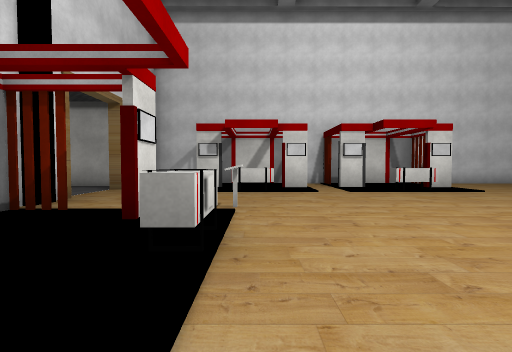
[1] (above)

17 first-person views from a walk through a Unity game level. The camera is 1.2 m above the floor, tilts 2° down and sees 85° across. The floor is counted in squares, 2 m on a side. Each view is taken from the middle of a square. On the plan, view 1 faces up. The plan holds only what a view shows up to about 9 squares ahead; the rest is blank. The place goes on beyond the plan. The player is left out. Some surface patterns are stand-ins.

[2]
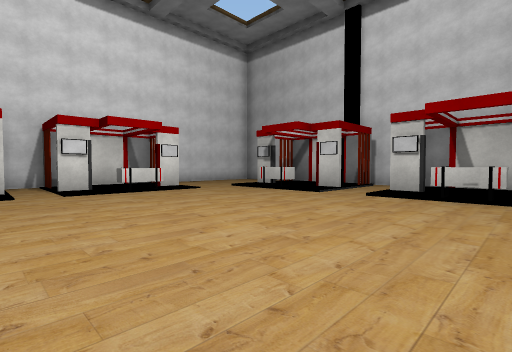

[3]
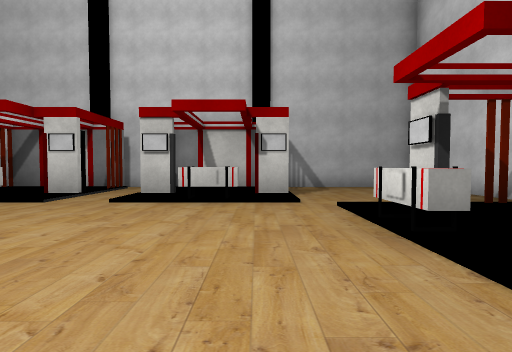

[4]
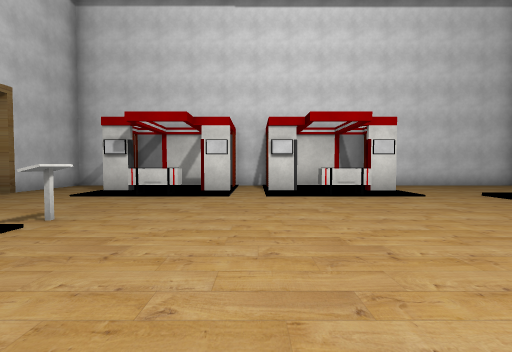

[5]
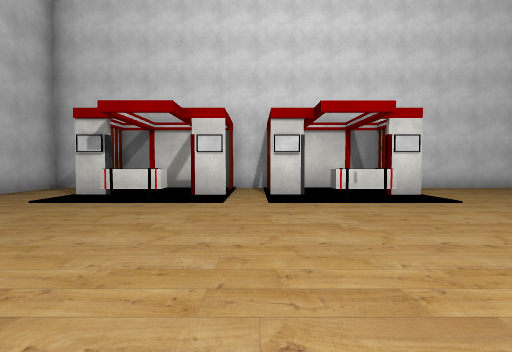

[6]
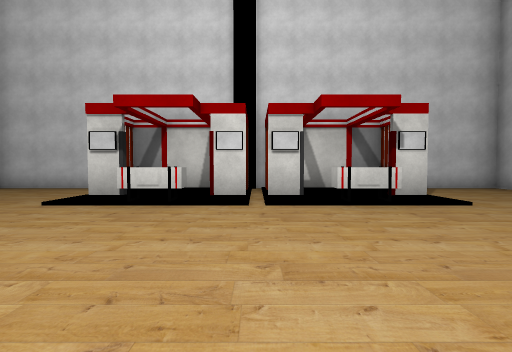

[7]
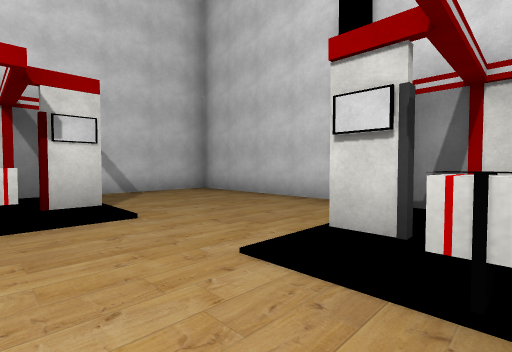

[8]
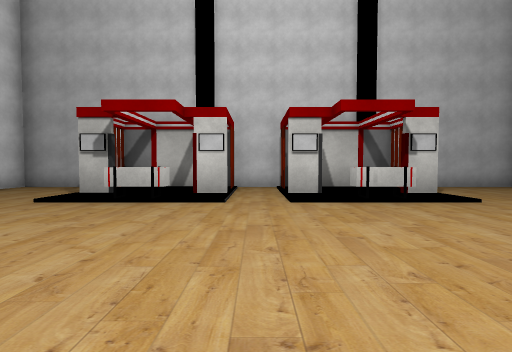

[9]
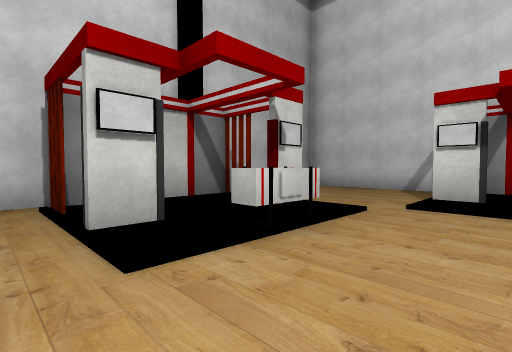

[10]
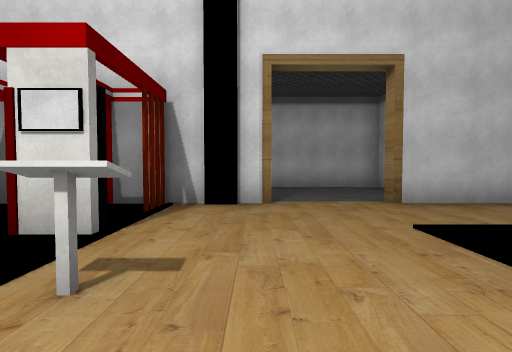

[11]
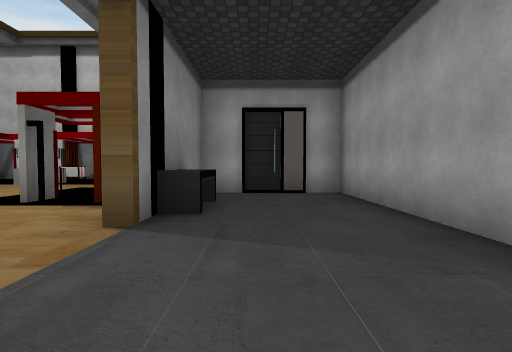

[12]
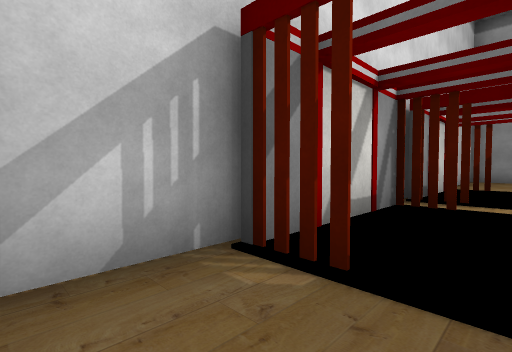

[13]
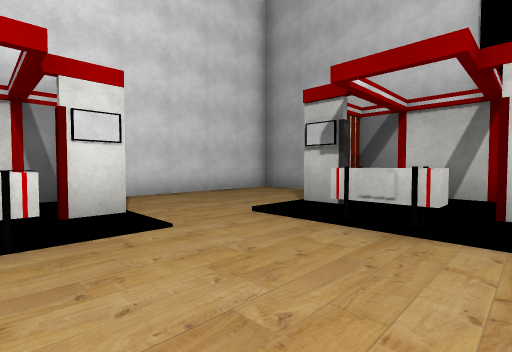

[14]
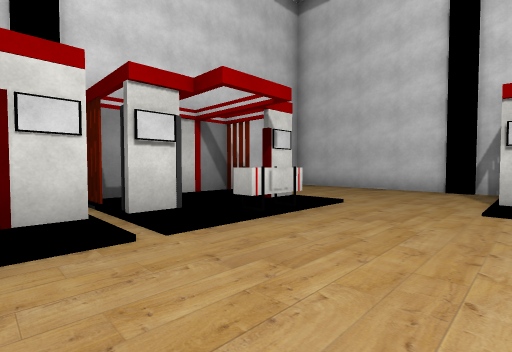

[15]
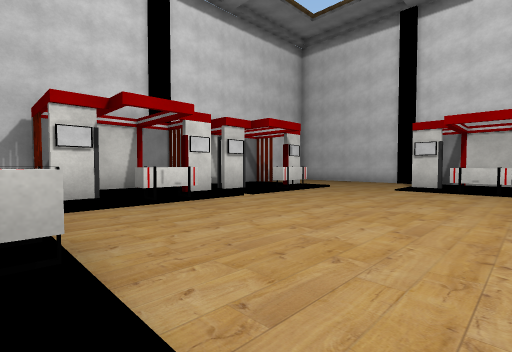

[16]
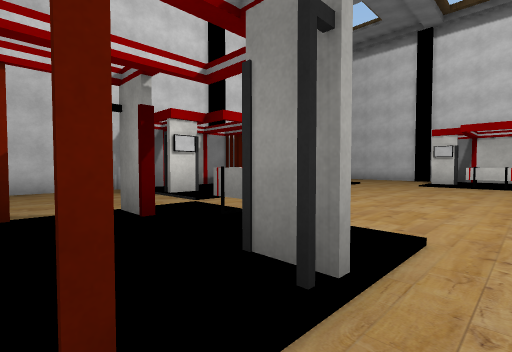

[17]
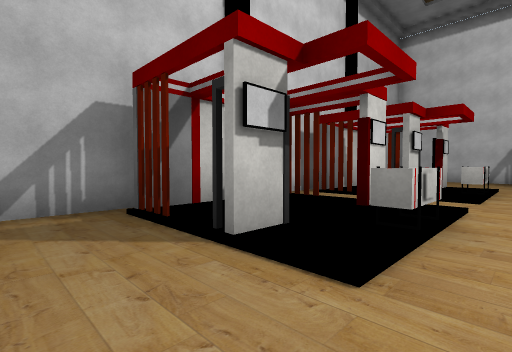

### Floor plan
Key: @ floor where view 1 was taken; # wall or solid block; x gap in a wall; . main floor; : floor 0.25 m higher than the main floor; = window, fence, low wall or low ledge; ^ raised ledge; O other object.
Columns run from 7 left of view 1 to 10 right of it. Each row starts with its distance up from view 1.
 10    ###############
  9 ####.#######O....#
  8 #..#..###.# O....#
  7 #......^...O....##
  6 #.............:O##
  5 #..#..........O ##
  4 #..#.#.O......####
  3 #..## #..........#
  2 #...# =........###
  1 #####.#.......=#
  0    #...@.......#
 -1    #....=#.OO..###
 -2    #....  .O O...#
 -3    #...x  .  x...#
 -4    #...#######...#
 -5    #####     #####

Where each view was taken, in squares from view 1:
view 1: 0 up, 0 right, facing up
view 2: 0 up, 1 right, facing up-right
view 3: 0 up, 2 right, facing right
view 4: 1 up, 2 right, facing up
view 5: 2 up, 2 right, facing up
view 6: 3 up, 3 right, facing down
view 7: 2 up, 1 right, facing down-left
view 8: 3 up, 2 right, facing right
view 9: 3 up, 5 right, facing down-right
view 10: 5 up, 1 right, facing left
view 11: 8 up, 5 left, facing down
view 12: 8 up, 3 left, facing up-right
view 13: 4 up, 4 right, facing up-right
view 14: 1 up, 4 right, facing down-left
view 15: 3 up, 7 right, facing down-left
view 16: 3 up, 9 right, facing down-left
view 17: 8 up, 6 right, facing down-right
